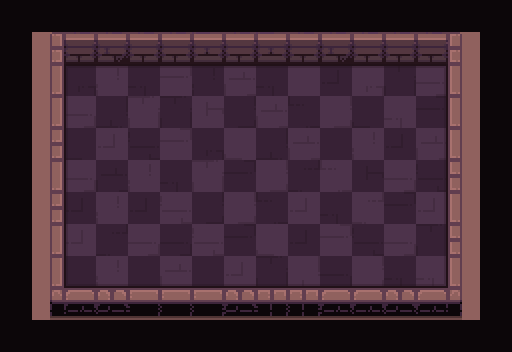

This game map was drawn from its Tiled (.tmx) file and the tilesets committed beside it. A one-line description and the full map source follow:
An orthogonal 16x11 tile map with 32x32 px tiles, 4 tile layers (path, types, ground, floor_shadow), 1 hidden layer not drawn and 14 objects (4x hero, 4x egg, 4x cauldron, frame, strategy).

<map version="1.2" tiledversion="2019.03.13" orientation="orthogonal" renderorder="right-down" width="16" height="11" tilewidth="32" tileheight="32" infinite="0" nextlayerid="198" nextobjectid="36">
 <tileset firstgid="1" name="tileset" tilewidth="32" tileheight="32" spacing="2" margin="1" tilecount="200" columns="10">
  <image source="tileset.png" trans="000000" width="340" height="680" />
  <terraintypes>
   <terrain name="floor" tile="79" />
   <terrain name="wall" tile="69" />
   <terrain name="hole" tile="78" />
   <terrain name="infected" tile="77" />
  </terraintypes>
 </tileset>
 <layer id="193" name="checkers" width="16" height="11" visible="0">
  <data encoding="csv">
0,69,0,69,0,69,0,69,0,69,0,69,0,69,0,69,
69,0,69,0,69,0,69,0,69,0,69,0,69,0,69,0,
0,69,0,69,0,69,0,69,0,69,0,69,0,69,0,69,
69,0,69,0,69,0,69,0,69,0,69,0,69,0,69,0,
0,69,0,69,0,69,0,69,0,69,0,69,0,69,0,69,
69,0,69,0,69,0,69,0,69,0,69,0,69,0,69,0,
0,69,0,69,0,69,0,69,0,69,0,69,0,69,0,69,
69,0,69,0,69,0,69,0,69,0,69,0,69,0,69,0,
0,69,0,69,0,69,0,69,0,69,0,69,0,69,0,69,
69,0,69,0,69,0,69,0,69,0,69,0,69,0,69,0,
0,69,0,69,0,69,0,69,0,69,0,69,0,69,0,69
</data>
 </layer>
 <layer id="194" name="path" width="16" height="11">
  <data encoding="csv">
0,0,0,0,0,0,0,0,0,0,0,0,0,0,0,0,
0,0,0,0,0,0,0,0,0,0,0,0,0,0,0,0,
0,0,80,80,80,80,80,80,80,80,80,80,80,80,0,0,
0,0,80,80,80,80,80,80,80,80,80,80,80,80,0,0,
0,0,80,80,80,80,80,80,80,80,80,80,80,80,0,0,
0,0,80,80,80,80,80,80,80,80,80,80,80,80,0,0,
0,0,80,80,80,80,80,80,80,80,80,80,80,80,0,0,
0,0,80,80,80,80,80,80,80,80,80,80,80,80,0,0,
0,0,80,80,80,80,80,80,80,80,80,80,80,80,0,0,
0,0,0,0,0,0,0,0,0,0,0,0,0,0,0,0,
0,0,0,0,0,0,0,0,0,0,0,0,0,0,0,0
</data>
 </layer>
 <objectgroup id="14" name="camera">
  <object id="12" name="frame" type="frame" x="48" y="32" width="413" height="269" />
  <object id="15" name="strategy" type="strategy" x="3" y="126">
   <point />
  </object>
 </objectgroup>
 <objectgroup id="2" name="objects">
  <object id="9" name="hero" type="hero" x="143.333" y="150">
   <properties>
    <property name="initialDirection" value="e" />
   </properties>
   <point />
  </object>
  <object id="19" name="hero" type="hero" x="208" y="142">
   <properties>
    <property name="initialDirection" value="e" />
   </properties>
   <point />
  </object>
  <object id="20" name="hero" type="hero" x="272" y="145">
   <properties>
    <property name="initialDirection" value="e" />
   </properties>
   <point />
  </object>
  <object id="21" name="hero" type="hero" x="338" y="144">
   <properties>
    <property name="initialDirection" value="e" />
   </properties>
   <point />
  </object>
  <object id="17" name="egg" type="egg" x="176" y="146">
   <properties>
    <property name="value" value="rng(0,9)" />
   </properties>
   <point />
  </object>
  <object id="22" name="egg" type="egg" x="241" y="142">
   <properties>
    <property name="value" value="rng(0,9)" />
   </properties>
   <point />
  </object>
  <object id="23" name="egg" type="egg" x="308" y="144">
   <properties>
    <property name="value" value="rng(0,9)" />
   </properties>
   <point />
  </object>
  <object id="24" name="egg" type="egg" x="369" y="142">
   <properties>
    <property name="value" value="rng(0,9)" />
   </properties>
   <point />
  </object>
  <object id="32" name="cauldron" type="cauldron" x="175" y="209">
   <point />
  </object>
  <object id="33" name="cauldron" type="cauldron" x="243" y="207">
   <point />
  </object>
  <object id="34" name="cauldron" type="cauldron" x="306" y="207">
   <point />
  </object>
  <object id="35" name="cauldron" type="cauldron" x="366" y="207">
   <point />
  </object>
 </objectgroup>
 <layer id="195" name="types" width="16" height="11">
  <data encoding="csv">
79,79,79,79,79,79,79,79,79,79,79,79,79,79,79,79,
79,70,70,70,70,70,70,70,70,70,70,70,70,70,70,79,
79,70,80,80,80,80,80,80,80,80,80,80,80,80,70,79,
79,70,80,80,80,80,80,80,80,80,80,80,80,80,70,79,
79,70,80,80,80,80,80,80,80,80,80,80,80,80,70,79,
79,70,80,80,80,80,80,80,80,80,80,80,80,80,70,79,
79,70,80,80,80,80,80,80,80,80,80,80,80,80,70,79,
79,70,80,80,80,80,80,80,80,80,80,80,80,80,70,79,
79,70,80,80,80,80,80,80,80,80,80,80,80,80,70,79,
79,70,70,70,70,70,70,70,70,70,70,70,70,70,70,79,
79,79,79,79,79,79,79,79,79,79,79,79,79,79,79,79
</data>
 </layer>
 <layer id="196" name="ground" width="16" height="11">
  <data encoding="csv">
0,0,0,0,0,0,0,0,0,0,0,0,0,0,0,0,
0,1,2,4,5,5,3,2,3,2,4,2,2,2,6,0,
0,11,27,154,30,142,40,153,30,133,37,141,29,123,16,0,
0,11,123,8,143,29,132,17,153,10,131,20,144,28,16,0,
0,21,20,151,38,142,27,134,8,153,19,154,37,153,16,0,
0,11,123,39,154,30,143,28,131,7,124,18,123,38,26,0,
0,21,37,154,37,152,17,131,10,151,30,121,28,151,16,0,
0,11,151,7,123,9,152,28,134,37,142,38,123,29,26,0,
0,31,20,154,19,153,19,151,29,122,9,131,30,144,36,0,
0,41,42,43,52,52,52,43,53,53,42,42,43,45,46,0,
0,0,0,0,0,0,0,0,0,0,0,0,0,0,0,0
</data>
 </layer>
 <layer id="197" name="floor_shadow" width="16" height="11">
  <data encoding="csv">
0,0,0,0,0,0,0,0,0,0,0,0,0,0,0,0,
0,0,0,0,0,0,0,0,0,0,0,0,0,0,0,0,
0,0,12,13,13,13,13,13,13,13,13,13,13,15,0,0,
0,0,22,0,0,0,0,0,0,0,0,0,0,25,0,0,
0,0,22,0,0,0,0,0,0,0,0,0,0,25,0,0,
0,0,22,0,0,0,0,0,0,0,0,0,0,25,0,0,
0,0,22,0,0,0,0,0,0,0,0,0,0,25,0,0,
0,0,22,0,0,0,0,0,0,0,0,0,0,25,0,0,
0,0,32,33,33,33,33,33,33,33,33,33,33,35,0,0,
0,0,0,0,0,0,0,0,0,0,0,0,0,0,0,0,
0,0,0,0,0,0,0,0,0,0,0,0,0,0,0,0
</data>
 </layer>
</map>
